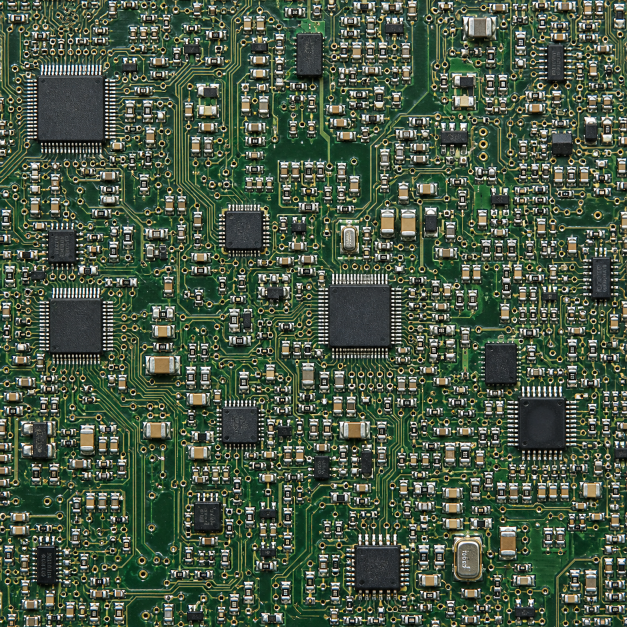
#> input picture desktop/assets/visual/pcb-photoreal-v1.png, 1254 x 1254 px (shown at 1/2 size)
$ python -i windows_alpha_overlay.py   (imports and definitions only)
#> lines starting #> are read from the running program, lines starting #| are printed output that depends on the picture
#> further down, picture is the input picture: PIL image 1254x1254 RGB; mean R, G, B 72.9, 88.7, 68.6
"""Per-pixel-alpha text surface above the Windows color-key whip overlay.

Tk's transparent-color window cannot blend partially transparent glyph edges.
Keep the whip on that window, but paint the small moving title as a separate
click-through layered window so Pillow's oversampled text remains smooth.
"""
from __future__ import annotations

import ctypes
from ctypes import wintypes
import os
import tkinter as tk

from PIL import Image


class _Point(ctypes.Structure):
    _fields_ = (("x", wintypes.LONG), ("y", wintypes.LONG))


class _Size(ctypes.Structure):
    _fields_ = (("cx", wintypes.LONG), ("cy", wintypes.LONG))


class _BlendFunction(ctypes.Structure):
    _fields_ = (("BlendOp", wintypes.BYTE), ("BlendFlags", wintypes.BYTE),
                ("SourceConstantAlpha", wintypes.BYTE), ("AlphaFormat", wintypes.BYTE))


class _BitmapInfoHeader(ctypes.Structure):
    _fields_ = (("biSize", wintypes.DWORD), ("biWidth", wintypes.LONG),
                ("biHeight", wintypes.LONG), ("biPlanes", wintypes.WORD),
                ("biBitCount", wintypes.WORD), ("biCompression", wintypes.DWORD),
                ("biSizeImage", wintypes.DWORD), ("biXPelsPerMeter", wintypes.LONG),
                ("biYPelsPerMeter", wintypes.LONG), ("biClrUsed", wintypes.DWORD),
                ("biClrImportant", wintypes.DWORD))


class _RgbQuad(ctypes.Structure):
    _fields_ = (("rgbBlue", wintypes.BYTE), ("rgbGreen", wintypes.BYTE),
                ("rgbRed", wintypes.BYTE), ("rgbReserved", wintypes.BYTE))


class _BitmapInfo(ctypes.Structure):
    _fields_ = (("bmiHeader", _BitmapInfoHeader), ("bmiColors", _RgbQuad * 1))


def premultiplied_bgra(image: Image.Image) -> bytes:
    """Return the 32-bit top-down DIB bytes required by UpdateLayeredWindow."""
    rgba = image.convert("RGBA")
    alpha = rgba.getchannel("A")
#> alpha: PIL image 1254x1254 L; every value is 255
    rgb = Image.composite(rgba.convert("RGB"), Image.new("RGB", rgba.size), alpha)
    red, green, blue = rgb.split()
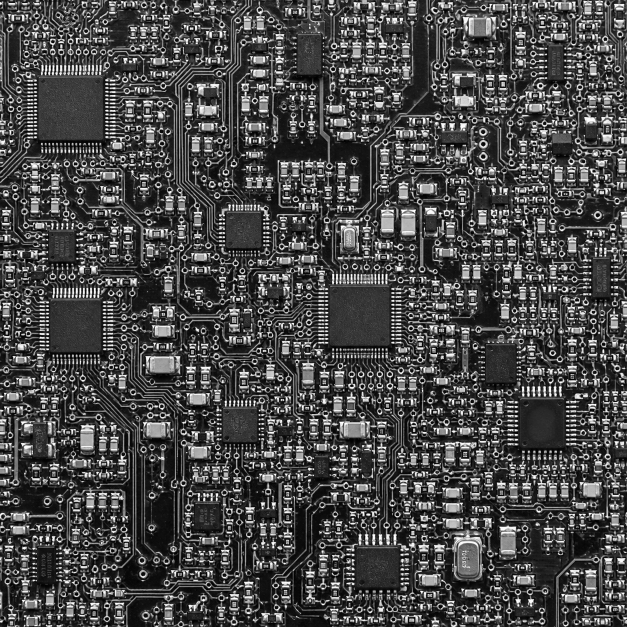
#> red: PIL image 1254x1254 L (shown at 1/2 size); min 0, max 255, mean 72.9
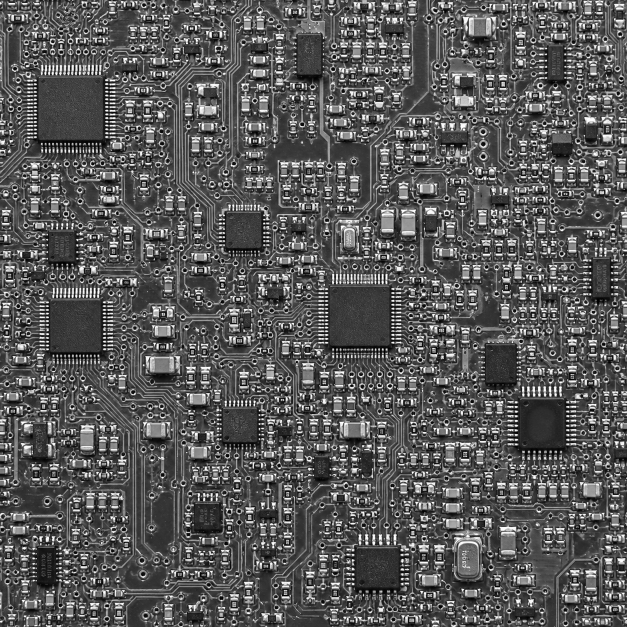
#> green: PIL image 1254x1254 L (shown at 1/2 size); min 0, max 255, mean 88.7
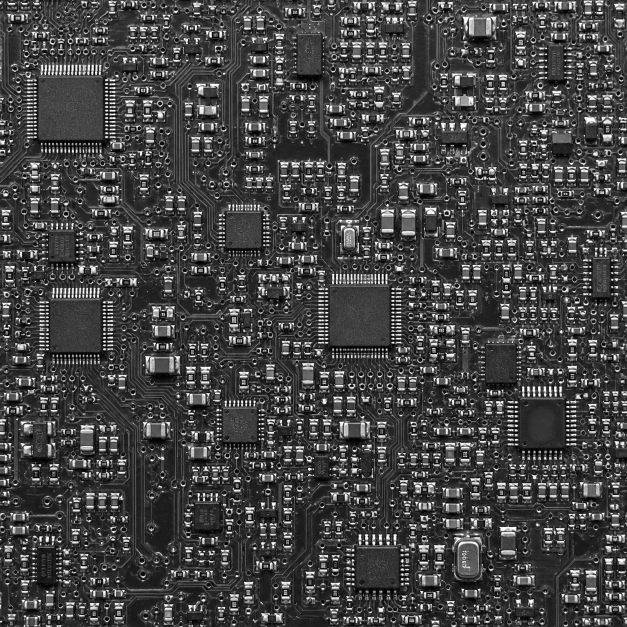
#> blue: PIL image 1254x1254 L (shown at 1/2 size); min 0, max 255, mean 68.6
    return Image.merge("RGBA", (blue, green, red, alpha)).tobytes()


class WindowsAlphaTextOverlay:
    _GWL_EXSTYLE = -20
    _WS_EX_TRANSPARENT = 0x20
    _WS_EX_TOOLWINDOW = 0x80
    _WS_EX_LAYERED = 0x80000
    _WS_EX_NOACTIVATE = 0x08000000
    _SW_HIDE = 0
    _SW_SHOWNOACTIVATE = 4
    _SWP_NOSIZE = 0x0001
    _SWP_NOACTIVATE = 0x0010
    _ULW_ALPHA = 0x00000002

    # [121 lines left out: functions __init__, _configure_api, paint, _show, move, hide, not called in this run]

    def close(self) -> None:
        self.hide()
        self.window.destroy()

>>> from PIL import Image
>>> picture = Image.open('../../assets/visual/pcb-photoreal-v1.png')
>>> result = premultiplied_bgra(picture)
